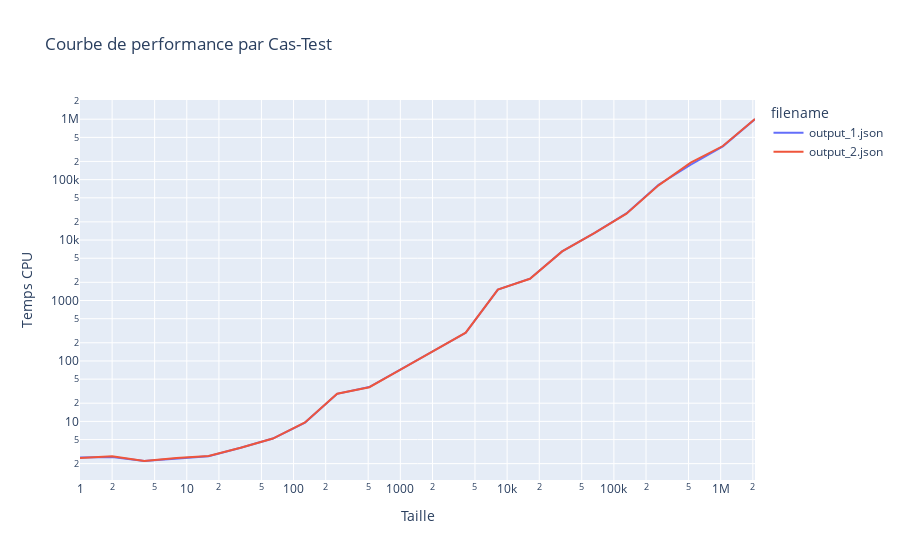
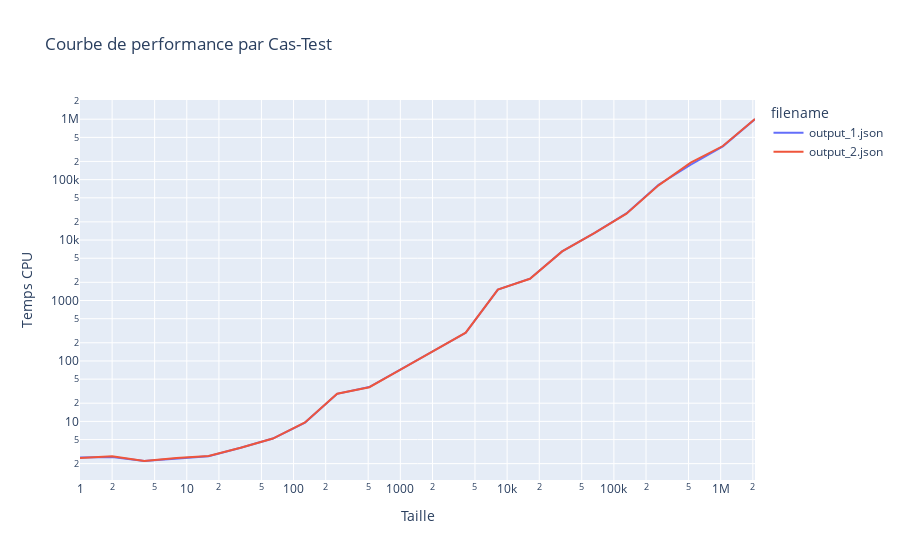

Notebook cell for these charts, in order:
### Code cell
# Création de la courbe
fig = px.line(combined_df, 
              x="size", 
              y="cpu_time", 
              color="filename",  # Chaque test_case aura une ligne distincte
              log_x=True,
              log_y=True,  # Echelle logarithmique pour l'axe Y
              title="Courbe de performance par Cas-Test",
              labels={"size": "Taille", "cpu_time": "Temps CPU"})

# Afficher le graphique
fig.show()
# Création de la courbe
fig = px.line(combined_df, 
              x="size", 
              y="cpu_time", 
              color="filename",  # Chaque test_case aura une ligne distincte
              log_x=True,
              log_y=True,  # Echelle logarithmique pour l'axe Y
              title="Courbe de performance par Cas-Test",
              labels={"size": "Taille", "cpu_time": "Temps CPU"})

# Afficher le graphique
fig.show()

### Figure 1 — Plotly figure (JSON) as saved in the notebook; plotly's stock layout.template omitted (floating-point values rounded to 4 significant figures)
{"data": [{"hovertemplate": "filename=output_1.json<br>Taille=%{x}<br>Temps CPU=%{y}<extra></extra>", "legendgroup": "output_1.json", "line": {"color": "#636efa", "dash": "solid"}, "marker": {"symbol": "circle"}, "mode": "lines", "name": "output_1.json", "orientation": "v", "showlegend": true, "type": "scatter", "x": [1, 2, 4, 8, 16, 32, 64, 128, 256, 512, 1024, 2048, 4096, 8192, 16384, 32768, 65536, 131072, 262144, 524288, 1048576, 2097152], "xaxis": "x", "y": [2.521, 2.569, 2.212, 2.448, 2.65, 3.669, 5.204, 9.567, 28.57, 36.94, 73.53, 145.8, 291.7, 1516.0, 2294.0, 6494.0, 13000.0, 27540.0, 82490.0, 176300.0, 355500.0, 1002000.0], "yaxis": "y"}, {"hovertemplate": "filename=output_2.json<br>Taille=%{x}<br>Temps CPU=%{y}<extra></extra>", "legendgroup": "output_2.json", "line": {"color": "#EF553B", "dash": "solid"}, "marker": {"symbol": "circle"}, "mode": "lines", "name": "output_2.json", "orientation": "v", "showlegend": true, "type": "scatter", "x": [1, 2, 4, 8, 16, 32, 64, 128, 256, 512, 1024, 2048, 4096, 8192, 16384, 32768, 65536, 131072, 262144, 524288, 1048576, 2097152], "xaxis": "x", "y": [2.483, 2.66, 2.211, 2.473, 2.668, 3.67, 5.198, 9.606, 28.61, 36.81, 73.24, 144.6, 293.7, 1516.0, 2288.0, 6487.0, 13080.0, 27290.0, 80470.0, 190700.0, 359700.0, 1007000.0], "yaxis": "y"}], "layout": {"legend": {"title": {"text": "filename"}, "tracegroupgap": 0}, "title": {"text": "Courbe de performance par Cas-Test"}, "xaxis": {"anchor": "y", "domain": [0, 1], "title": {"text": "Taille"}, "type": "log"}, "yaxis": {"anchor": "x", "domain": [0, 1], "title": {"text": "Temps CPU"}, "type": "log"}}}

### Figure 2 — Plotly figure (JSON) as saved in the notebook; plotly's stock layout.template omitted (floating-point values rounded to 4 significant figures)
{"data": [{"hovertemplate": "filename=output_1.json<br>Taille=%{x}<br>Temps CPU=%{y}<extra></extra>", "legendgroup": "output_1.json", "line": {"color": "#636efa", "dash": "solid"}, "marker": {"symbol": "circle"}, "mode": "lines", "name": "output_1.json", "orientation": "v", "showlegend": true, "type": "scatter", "x": [1, 2, 4, 8, 16, 32, 64, 128, 256, 512, 1024, 2048, 4096, 8192, 16384, 32768, 65536, 131072, 262144, 524288, 1048576, 2097152], "xaxis": "x", "y": [2.521, 2.569, 2.212, 2.448, 2.65, 3.669, 5.204, 9.567, 28.57, 36.94, 73.53, 145.8, 291.7, 1516.0, 2294.0, 6494.0, 13000.0, 27540.0, 82490.0, 176300.0, 355500.0, 1002000.0], "yaxis": "y"}, {"hovertemplate": "filename=output_2.json<br>Taille=%{x}<br>Temps CPU=%{y}<extra></extra>", "legendgroup": "output_2.json", "line": {"color": "#EF553B", "dash": "solid"}, "marker": {"symbol": "circle"}, "mode": "lines", "name": "output_2.json", "orientation": "v", "showlegend": true, "type": "scatter", "x": [1, 2, 4, 8, 16, 32, 64, 128, 256, 512, 1024, 2048, 4096, 8192, 16384, 32768, 65536, 131072, 262144, 524288, 1048576, 2097152], "xaxis": "x", "y": [2.483, 2.66, 2.211, 2.473, 2.668, 3.67, 5.198, 9.606, 28.61, 36.81, 73.24, 144.6, 293.7, 1516.0, 2288.0, 6487.0, 13080.0, 27290.0, 80470.0, 190700.0, 359700.0, 1007000.0], "yaxis": "y"}], "layout": {"legend": {"title": {"text": "filename"}, "tracegroupgap": 0}, "title": {"text": "Courbe de performance par Cas-Test"}, "xaxis": {"anchor": "y", "domain": [0, 1], "title": {"text": "Taille"}, "type": "log"}, "yaxis": {"anchor": "x", "domain": [0, 1], "title": {"text": "Temps CPU"}, "type": "log"}}}
